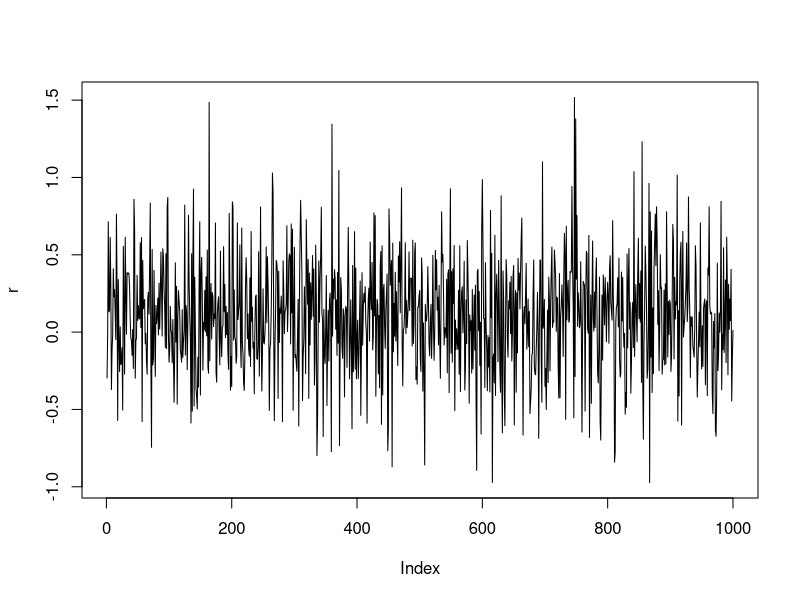
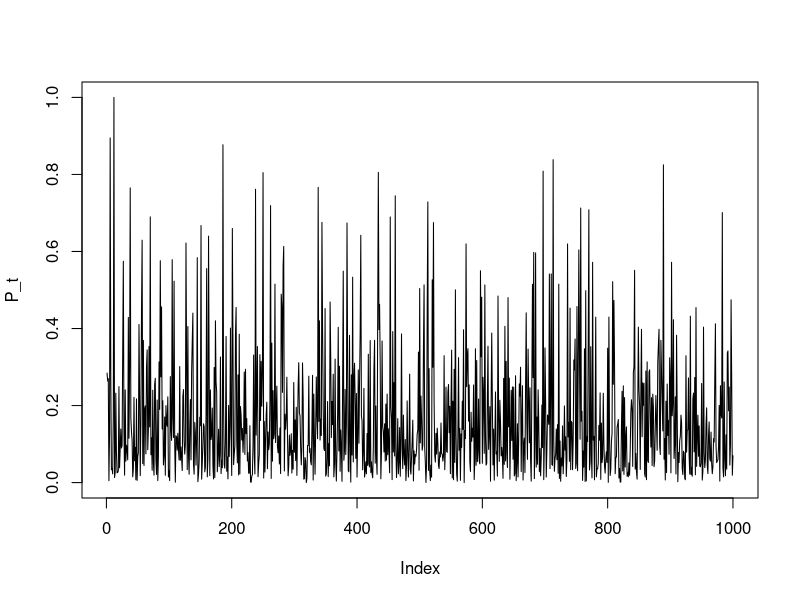
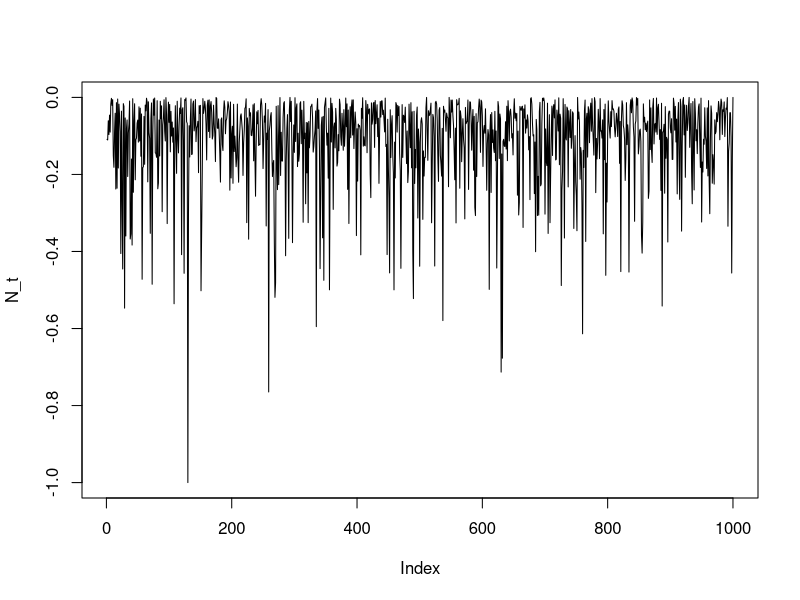

These figures' R source, in order: (Note: this script raises an error after producing the figures.)
set.seed(123)
#### DEFINE DATA ##########

# Generate sample data
# P_t and N_t - unif
n <- 1000
P_t <- runif(n, 0, 1)
N_t <- runif(n, -1, 0)

# exp
lambda <- 1
P_t_exp <- rexp(n, lambda) 
P_t <- (P_t_exp - min(P_t_exp)) / (max(P_t_exp) - min(P_t_exp))
max(P_t)

N_t_exp <- rexp(n, lambda) 
N_t <- -((N_t_exp - min(N_t_exp)) / (max(N_t_exp) - min(N_t_exp)))

# r
set.seed(123)
n <- 1000
r <- numeric(n)
epsilon <- numeric(n)
sigma2 <- numeric(n)
f <- numeric(n)
z <- rnorm(n)
mu <- 0.1
omega <- 0.1
alpha <- 0.2
beta <- 0.2
a <- 0.5
b <- 1.5
kappa <- 4
gamma <- 4
sigma2[1] ^2

sigma2[1] <- omega / (1 - (alpha + beta)*(a+b))
epsilon[1] <- z[1] * sqrt(sigma2[1])
r[1] <- mu + epsilon[1]
f[1] <- a + 0.5 * b * ((exp(kappa * P_t[1]) - 1) / (exp(kappa * P_t[1]) + 1) - (exp(gamma * N_t[1]) - 1) / (exp(gamma * N_t[1]) + 1))


# nesirunnina..
for (t in 2:n) {
  f[t] <- a + 0.5 * b * ((exp(kappa * P_t[t]) - 1) / (exp(kappa * P_t[t]) + 1) - (exp(gamma * N_t[t]) - 1) / (exp(gamma * N_t[t]) + 1))
  sigma2[t] <- f[t-1]*(omega + alpha * epsilon[t-1]^2 + beta * sigma2[t-1])
  epsilon[t] <- z[t] * sqrt(sigma2[t])
  r[t] <- mu + epsilon[t]
}


rm(mu,omega,alpha, beta, z, sigma2, epsilon,a,b,n,t, kappa,gamma, N_t_exp, P_t_exp, lambda)
rm(f)
plot(r, type = "l")
plot(P_t, type = "l")
plot(N_t, type = "l")
plot(f, type = "l")
